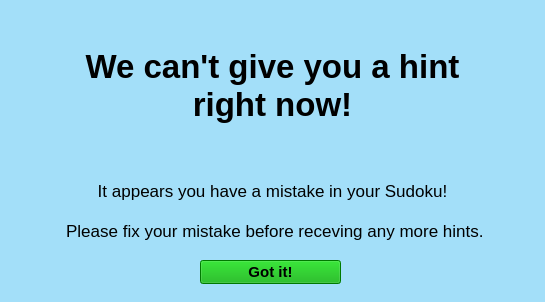
<?xml version="1.0" encoding="UTF-8"?>
<ui version="4.0">
 <class>no_hint_mistake</class>
 <widget class="QWidget" name="no_hint_mistake">
  <property name="geometry">
   <rect>
    <x>0</x>
    <y>0</y>
    <width>545</width>
    <height>302</height>
   </rect>
  </property>
  <property name="windowTitle">
   <string>No Hint Available!</string>
  </property>
  <property name="styleSheet">
   <string notr="true">background-color: rgb(163, 223, 249);</string>
  </property>
  <widget class="QLabel" name="label">
   <property name="geometry">
    <rect>
     <x>0</x>
     <y>20</y>
     <width>545</width>
     <height>131</height>
    </rect>
   </property>
   <property name="font">
    <font>
     <pointsize>25</pointsize>
     <bold>true</bold>
    </font>
   </property>
   <property name="text">
    <string>We can't give you a hint 
right now!</string>
   </property>
   <property name="alignment">
    <set>Qt::AlignCenter</set>
   </property>
  </widget>
  <widget class="QLabel" name="label_2">
   <property name="geometry">
    <rect>
     <x>0</x>
     <y>160</y>
     <width>545</width>
     <height>101</height>
    </rect>
   </property>
   <property name="font">
    <font>
     <pointsize>13</pointsize>
    </font>
   </property>
   <property name="text">
    <string>It appears you have a mistake in your Sudoku! 

 Please fix your mistake before receving any more hints.</string>
   </property>
   <property name="alignment">
    <set>Qt::AlignCenter</set>
   </property>
  </widget>
  <widget class="QPushButton" name="pushButton">
   <property name="geometry">
    <rect>
     <x>200</x>
     <y>260</y>
     <width>141</width>
     <height>24</height>
    </rect>
   </property>
   <property name="font">
    <font>
     <pointsize>11</pointsize>
     <bold>true</bold>
    </font>
   </property>
   <property name="styleSheet">
    <string notr="true">background-color: rgb(0, 170, 0);</string>
   </property>
   <property name="text">
    <string>Got it!</string>
   </property>
  </widget>
 </widget>
 <resources/>
 <connections/>
</ui>
